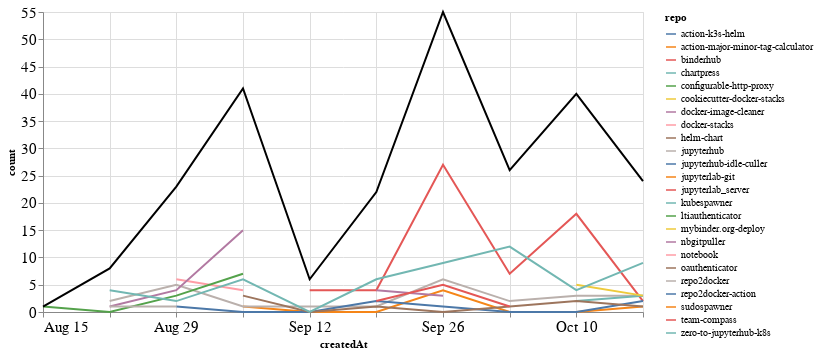

Here is the notebook cell this chart was saved with:
### Markdown cell above
### Comments

### Code cell
comments_time = comments.groupby('repo').resample('W', on='createdAt').count()['author'].reset_index()
comments_time = comments_time.rename(columns={'author': 'count'})
comments_time_total = comments_time.groupby('createdAt').agg({"count": "sum"}).reset_index()
ch1 = alt.Chart(comments_time, width=600).mark_line().encode(
    x='createdAt',
    y='count',
    color='repo',
    tooltip="repo"
)

ch2 = alt.Chart(comments_time_total, width=600).mark_line(color="black").encode(
    x='createdAt',
    y='count',
)

ch1 + ch2

### Figure 1 — Vega-Lite specification as saved in the notebook (floating-point values rounded to 4 significant figures)
{"config": {"axisLeft": {"labelFontSize": 15}, "axisBottom": {"labelFontSize": 15}}, "layer": [{"data": {"name": "data-a86cd72f37369ad69a7124a8d78ccedd"}, "mark": "line", "encoding": {"color": {"type": "nominal", "field": "repo"}, "tooltip": {"type": "nominal", "field": "repo"}, "x": {"type": "temporal", "field": "createdAt"}, "y": {"type": "quantitative", "field": "count"}}, "width": 600}, {"data": {"name": "data-b0ded9552996e6e712ea3460c3244416"}, "mark": {"type": "line", "color": "black"}, "encoding": {"x": {"type": "temporal", "field": "createdAt"}, "y": {"type": "quantitative", "field": "count"}}, "width": 600}], "$schema": "https://vega.github.io/schema/vega-lite/v4.8.1.json", "datasets": {"data-a86cd72f37369ad69a7124a8d78ccedd": [{"repo": "action-k3s-helm", "createdAt": "2021-10-10T00:00:00", "count": 5}, {"repo": "action-major-minor-tag-calculator", "createdAt": "2021-09-05T00:00:00", "count": 1}, {"repo": "action-major-minor-tag-calculator", "createdAt": "2021-09-12T00:00:00", "count": 0}, {"repo": "action-major-minor-tag-calculator", "createdAt": "2021-09-19T00:00:00", "count": 0}, {"repo": "action-major-minor-tag-calculator", "createdAt": "2021-09-26T00:00:00", "count": 4}, {"repo": "action-major-minor-tag-calculator", "createdAt": "2021-10-03T00:00:00", "count": 0}, {"repo": "action-major-minor-tag-calculator", "createdAt": "2021-10-10T00:00:00", "count": 0}, {"repo": "action-major-minor-tag-calculator", "createdAt": "2021-10-17T00:00:00", "count": 1}, {"repo": "binderhub", "createdAt": "2021-09-12T00:00:00", "count": 4}, {"repo": "binderhub", "createdAt": "2021-09-19T00:00:00", "count": 4}, {"repo": "binderhub", "createdAt": "2021-09-26T00:00:00", "count": 27}, {"repo": "binderhub", "createdAt": "2021-10-03T00:00:00", "count": 7}, {"repo": "binderhub", "createdAt": "2021-10-10T00:00:00", "count": 18}, {"repo": "binderhub", "createdAt": "2021-10-17T00:00:00", "count": 2}, {"repo": "chartpress", "createdAt": "2021-09-05T00:00:00", "count": 2}, {"repo": "configurable-http-proxy", "createdAt": "2021-09-19T00:00:00", "count": 2}, {"repo": "cookiecutter-docker-stacks", "createdAt": "2021-09-05T00:00:00", "count": 1}, {"repo": "docker-image-cleaner", "createdAt": "2021-09-19T00:00:00", "count": 4}, {"repo": "docker-image-cleaner", "createdAt": "2021-09-26T00:00:00", "count": 3}, {"repo": "docker-stacks", "createdAt": "2021-08-29T00:00:00", "count": 6}, {"repo": "docker-stacks", "createdAt": "2021-09-05T00:00:00", "count": 4}, {"repo": "helm-chart", "createdAt": "2021-10-10T00:00:00", "count": 1}, {"repo": "jupyterhub", "createdAt": "2021-08-22T00:00:00", "count": 2}, {"repo": "jupyterhub", "createdAt": "2021-08-29T00:00:00", "count": 5}, {"repo": "jupyterhub", "createdAt": "2021-09-05T00:00:00", "count": 1}, {"repo": "jupyterhub", "createdAt": "2021-09-12T00:00:00", "count": 1}, {"repo": "jupyterhub", "createdAt": "2021-09-19T00:00:00", "count": 1}, {"repo": "jupyterhub", "createdAt": "2021-09-26T00:00:00", "count": 6}, {"repo": "jupyterhub", "createdAt": "2021-10-03T00:00:00", "count": 2}, {"repo": "jupyterhub", "createdAt": "2021-10-10T00:00:00", "count": 3}, {"repo": "jupyterhub", "createdAt": "2021-10-17T00:00:00", "count": 3}, {"repo": "jupyterhub-idle-culler", "createdAt": "2021-08-29T00:00:00", "count": 1}, {"repo": "jupyterhub-idle-culler", "createdAt": "2021-09-05T00:00:00", "count": 0}, {"repo": "jupyterhub-idle-culler", "createdAt": "2021-09-12T00:00:00", "count": 0}, {"repo": "jupyterhub-idle-culler", "createdAt": "2021-09-19T00:00:00", "count": 2}, {"repo": "jupyterhub-idle-culler", "createdAt": "2021-09-26T00:00:00", "count": 1}, {"repo": "jupyterhub-idle-culler", "createdAt": "2021-10-03T00:00:00", "count": 0}, {"repo": "jupyterhub-idle-culler", "createdAt": "2021-10-10T00:00:00", "count": 0}, {"repo": "jupyterhub-idle-culler", "createdAt": "2021-10-17T00:00:00", "count": 2}, {"repo": "jupyterlab-git", "createdAt": "2021-10-03T00:00:00", "count": 2}, {"repo": "jupyterlab_server", "createdAt": "2021-10-03T00:00:00", "count": 1}, {"repo": "kubespawner", "createdAt": "2021-10-10T00:00:00", "count": 2}, {"repo": "kubespawner", "createdAt": "2021-10-17T00:00:00", "count": 3}, {"repo": "ltiauthenticator", "createdAt": "2021-08-15T00:00:00", "count": 1}, {"repo": "ltiauthenticator", "createdAt": "2021-08-22T00:00:00", "count": 0}, {"repo": "ltiauthenticator", "createdAt": "2021-08-29T00:00:00", "count": 3}, {"repo": "ltiauthenticator", "createdAt": "2021-09-05T00:00:00", "count": 7}, {"repo": "mybinder.org-deploy", "createdAt": "2021-10-10T00:00:00", "count": 5}, {"repo": "mybinder.org-deploy", "createdAt": "2021-10-17T00:00:00", "count": 3}, {"repo": "nbgitpuller", "createdAt": "2021-08-22T00:00:00", "count": 1}, {"repo": "nbgitpuller", "createdAt": "2021-08-29T00:00:00", "count": 4}, {"repo": "nbgitpuller", "createdAt": "2021-09-05T00:00:00", "count": 15}, {"repo": "notebook", "createdAt": "2021-08-29T00:00:00", "count": 1}, {"repo": "oauthenticator", "createdAt": "2021-09-05T00:00:00", "count": 3}, {"repo": "oauthenticator", "createdAt": "2021-09-12T00:00:00", "count": 0}, {"repo": "oauthenticator", "createdAt": "2021-09-19T00:00:00", "count": 1}, {"repo": "oauthenticator", "createdAt": "2021-09-26T00:00:00", "count": 0}, {"repo": "oauthenticator", "createdAt": "2021-10-03T00:00:00", "count": 1}, {"repo": "oauthenticator", "createdAt": "2021-10-10T00:00:00", "count": 2}, {"repo": "oauthenticator", "createdAt": "2021-10-17T00:00:00", "count": 1}, {"repo": "repo2docker", "createdAt": "2021-08-22T00:00:00", "count": 1}, {"repo": "repo2docker", "createdAt": "2021-08-29T00:00:00", "count": 1}, {"repo": "repo2docker-action", "createdAt": "2021-09-05T00:00:00", "count": 1}, {"repo": "sudospawner", "createdAt": "2021-09-12T00:00:00", "count": 1}, {"repo": "team-compass", "createdAt": "2021-09-19T00:00:00", "count": 2}, {"repo": "team-compass", "createdAt": "2021-09-26T00:00:00", "count": 5}, {"repo": "team-compass", "createdAt": "2021-10-03T00:00:00", "count": 1}, {"repo": "zero-to-jupyterhub-k8s", "createdAt": "2021-08-22T00:00:00", "count": 4}, {"repo": "zero-to-jupyterhub-k8s", "createdAt": "2021-08-29T00:00:00", "count": 2}, {"repo": "zero-to-jupyterhub-k8s", "createdAt": "2021-09-05T00:00:00", "count": 6}, {"repo": "zero-to-jupyterhub-k8s", "createdAt": "2021-09-12T00:00:00", "count": 0}, {"repo": "zero-to-jupyterhub-k8s", "createdAt": "2021-09-19T00:00:00", "count": 6}, {"repo": "zero-to-jupyterhub-k8s", "createdAt": "2021-09-26T00:00:00", "count": 9}, {"repo": "zero-to-jupyterhub-k8s", "createdAt": "2021-10-03T00:00:00", "count": 12}, {"repo": "zero-to-jupyterhub-k8s", "createdAt": "2021-10-10T00:00:00", "count": 4}, {"repo": "zero-to-jupyterhub-k8s", "createdAt": "2021-10-17T00:00:00", "count": 9}], "data-b0ded9552996e6e712ea3460c3244416": [{"createdAt": "2021-08-15T00:00:00", "count": 1}, {"createdAt": "2021-08-22T00:00:00", "count": 8}, {"createdAt": "2021-08-29T00:00:00", "count": 23}, {"createdAt": "2021-09-05T00:00:00", "count": 41}, {"createdAt": "2021-09-12T00:00:00", "count": 6}, {"createdAt": "2021-09-19T00:00:00", "count": 22}, {"createdAt": "2021-09-26T00:00:00", "count": 55}, {"createdAt": "2021-10-03T00:00:00", "count": 26}, {"createdAt": "2021-10-10T00:00:00", "count": 40}, {"createdAt": "2021-10-17T00:00:00", "count": 24}]}}
